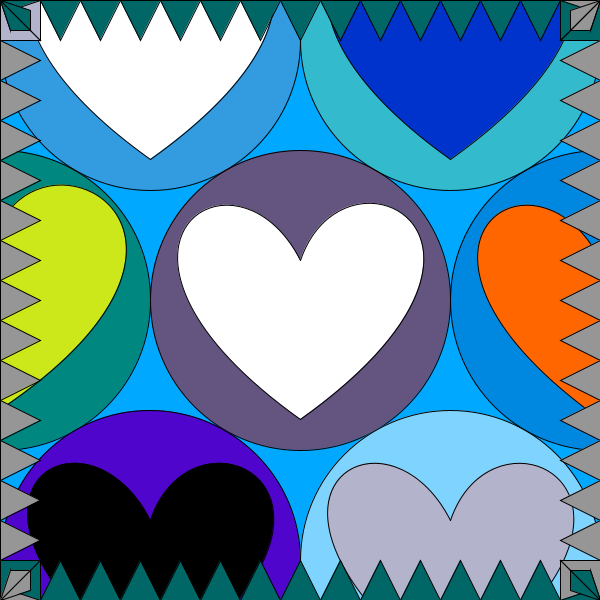
Frame 1 (no input)
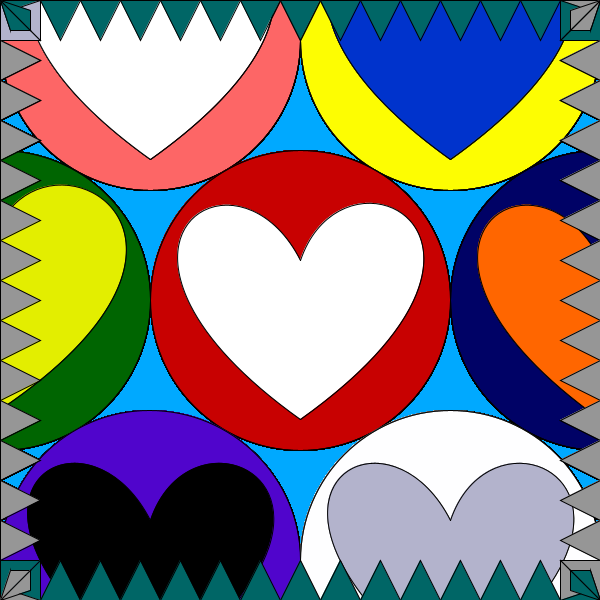
Frame 60 (the mouse pressed at the canvas centre just before this capture)
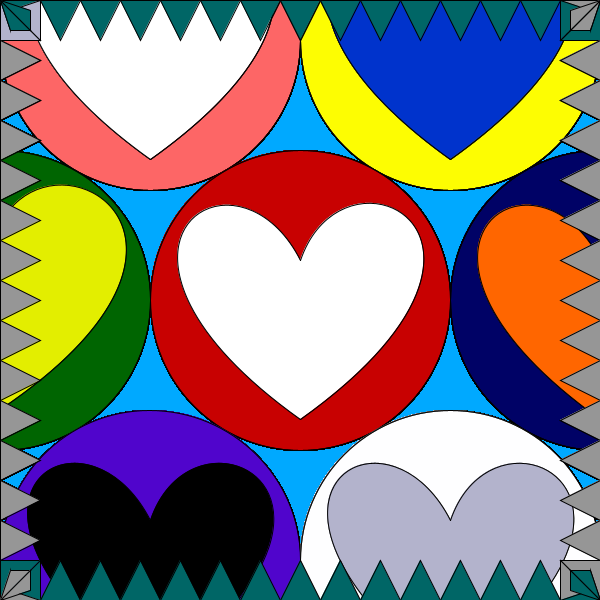
Frame 120 (the mouse held since frame 60 and released just before this capture)

The Processing sketch that drew these frames (run headless with seeded random() and noise(); from frame 60 on, the mouse is pressed at the canvas centre):

// Processing sketch: f17magd150lab02_barajas
// ── f17magd150lab02_barajas.pde
void setup() {
  size(600,600);
  colorMode(HSB,360,100,100,100);
  background(200,100,100,0);
}
void draw() {
  colorMode(RGB,255,255,255,10);
   fill(255,100,100,2);
  arc(150,40,300,300,radians(0),radians(360),CHORD);
  fill(255,255,0,2);
  arc(450,40,300,300,radians(0),radians(360),CHORD);
  fill(200,0,0,5);
  arc(300,300,300,300,radians(0),radians(360),CHORD);
  fill(0,100,0,5);
  arc(0,300,300,300,radians(0),radians(360),CHORD);
  fill(0,0,100,2);
  arc(600,300,300,300,radians(0),radians(360),CHORD);
  fill(255,255,0,8);
  bezier(0,223,54,120,254,238,0,409);
  fill(#ffffff);
  bezier(300,260,344,130,554,238,300,419);
  bezier(300,260,234,130,60,248,300,419);
  fill(#ff6600);
  bezier(600,260,534,130,360,248,600,419);
  fill(#ffffff);
bezier(150,0,194,-130,404,-22,150,159);
bezier(150,0,84,-130,-90,-12,150,159);
fill(#0033cc);
bezier(450,0,494,-130,704,-22,450,159);
bezier(450,0,384,-130,210,-12,450,159);
fill(#5005cc);
arc(150,560,300,300,radians(0),radians(360));
fill(0,0,0,10);
bezier(150,520,194,390,404,498,150,679);
bezier(150,520,84,390,-90,498,150,679);
fill(255,255,255,5);
arc(450,560,300,300,radians(0),radians(360));
fill( #b3b3cc);
bezier(450,520,494,390,704,498,450,679);
bezier(450,520,384,390,210,498,450,679);
beginShape(TRIANGLE_FAN);
vertex(0,0);
vertex(0,40);
vertex(40,40);
vertex(40,0);
beginContour();
fill(0,102,102);
vertex(10,10);
vertex(10,30);
vertex(30,30);
vertex(30,10);
endContour();
endShape();
beginShape(TRIANGLE_FAN);
vertex(0,600);
vertex(0,560);
vertex(40,560);
vertex(40,600);
beginContour();
fill(150);
vertex(10,590);
vertex(10,570);
vertex(30,570);
vertex(30,590);
endContour();
endShape();
fill(150);
beginShape(TRIANGLE_FAN);
vertex(600,600);
vertex(600,560);
vertex(560,560);
vertex(560,600);
beginContour();
fill(0,102,102);
vertex(590,590);
vertex(590,570);
vertex(570,570);
vertex(570,590);
endContour();
endShape();
fill(0,102,102);
beginShape(TRIANGLE_FAN);
vertex(600,0);
vertex(600,40);
vertex(560,40);
vertex(560,0);
beginContour();
fill(150);
vertex(590,10);
vertex(590,30);
vertex(570,30);
vertex(570,10);
endContour();
endShape();
triangle(0,40,40,60,0,80);
triangle(0,80,40,100,0,120);
triangle(0,120,40,140,0,160);
triangle(0,160,40,180,0,200);
triangle(0,200,40,220,0,240);
triangle(0,240,40,260,0,280);
triangle(0,280,40,300,0,320);
triangle(0,320,40,340,0,360);
triangle(0,360,40,380,0,400);
triangle(0,400,40,420,0,440);
triangle(0,440,40,460,0,480);
triangle(0,480,40,500,0,520);
triangle(0,520,40,540,0,560);
fill(0,102,102);
triangle(40,600,60,560,80,600);
triangle(80,600,100,560,120,600);
triangle(120,600,140,560,160,600);
triangle(160,600,180,560,200,600);
triangle(200,600,220,560,240,600);
triangle(240,600,260,560,280,600);
triangle(280,600,300,560,320,600);
triangle(320,600,340,560,360,600);
triangle(360,600,380,560,400,600);
triangle(400,600,420,560,440,600);
triangle(440,600,460,560,480,600);
triangle(480,600,500,560,520,600);
triangle(520,600,540,560,560,600);
fill(150);
triangle(600,40,560,60,600,80);
triangle(600,80,560,100,600,120);
triangle(600,120,560,140,600,160);
triangle(600,160,560,180,600,200);
triangle(600,200,560,220,600,240);
triangle(600,240,560,260,600,280);
triangle(600,280,560,300,600,320);
triangle(600,320,560,340,600,360);
triangle(600,360,560,380,600,400);
triangle(600,400,560,420,600,440);
triangle(600,440,560,460,600,480);
triangle(600,480,560,500,600,520);
triangle(600,520,560,540,600,560);
fill(0,102,102);
triangle(40,0,60,40,80,0);
triangle(80,0,100,40,120,0);
triangle(120,0,140,40,160,0);
triangle(160,0,180,40,200,0);
triangle(200,0,220,40,240,0);
triangle(240,0,260,40,280,0);
triangle(280,0,300,40,320,0);
triangle(320,0,340,40,360,0);
triangle(360,0,380,40,400,0);
triangle(400,0,420,40,440,0);
triangle(440,0,460,40,480,0);
triangle(480,0,500,40,520,0);
triangle(520,0,540,40,560,0);
}
